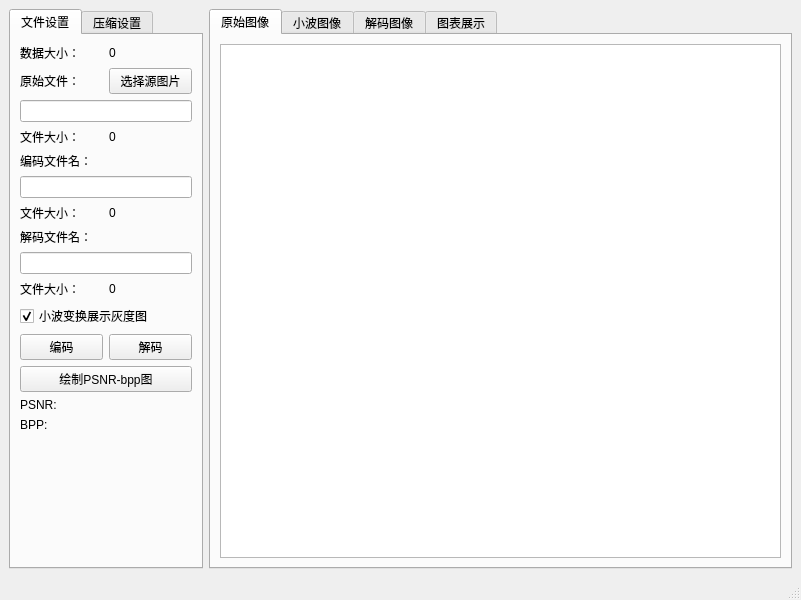
<?xml version="1.0" encoding="UTF-8"?>
<ui version="4.0">
 <class>MainWindow</class>
 <widget class="QMainWindow" name="MainWindow">
  <property name="geometry">
   <rect>
    <x>0</x>
    <y>0</y>
    <width>801</width>
    <height>600</height>
   </rect>
  </property>
  <property name="windowTitle">
   <string>MainWindow</string>
  </property>
  <widget class="QWidget" name="CentralWidget">
   <layout class="QGridLayout" name="gridLayout" columnstretch="1,3">
    <item row="0" column="0">
     <widget class="QTabWidget" name="settingTab">
      <property name="currentIndex">
       <number>0</number>
      </property>
      <widget class="QWidget" name="otherTab">
       <attribute name="icon">
        <iconset theme="tool"/>
       </attribute>
       <attribute name="title">
        <string>文件设置</string>
       </attribute>
       <layout class="QVBoxLayout" name="verticalLayout">
        <item>
         <layout class="QGridLayout" name="fileLayout">
          <item row="2" column="0" colspan="2">
           <widget class="QLineEdit" name="originFileLineEdit"/>
          </item>
          <item row="6" column="1">
           <widget class="QLabel" name="encodedSizeNumberLabel">
            <property name="text">
             <string>0</string>
            </property>
           </widget>
          </item>
          <item row="9" column="1">
           <widget class="QLabel" name="decodedSizeNumberLabel">
            <property name="text">
             <string>0</string>
            </property>
           </widget>
          </item>
          <item row="0" column="1">
           <widget class="QLabel" name="dataSizeNumberLabel">
            <property name="text">
             <string>0</string>
            </property>
           </widget>
          </item>
          <item row="3" column="1">
           <widget class="QLabel" name="originSizeNumberLabel">
            <property name="text">
             <string>0</string>
            </property>
           </widget>
          </item>
          <item row="10" column="0" colspan="2">
           <widget class="QCheckBox" name="grayCheckBox">
            <property name="enabled">
             <bool>true</bool>
            </property>
            <property name="tabletTracking">
             <bool>false</bool>
            </property>
            <property name="text">
             <string>小波变换展示灰度图</string>
            </property>
            <property name="checked">
             <bool>true</bool>
            </property>
           </widget>
          </item>
          <item row="3" column="0">
           <widget class="QLabel" name="originSizeLabel">
            <property name="text">
             <string>文件大小：</string>
            </property>
           </widget>
          </item>
          <item row="8" column="0" colspan="2">
           <widget class="QLineEdit" name="decodedLineEdit"/>
          </item>
          <item row="13" column="0">
           <widget class="QLabel" name="PSNRLabel">
            <property name="text">
             <string>PSNR:</string>
            </property>
           </widget>
          </item>
          <item row="0" column="0">
           <widget class="QLabel" name="dataSizeLabel">
            <property name="text">
             <string>数据大小：</string>
            </property>
           </widget>
          </item>
          <item row="5" column="0" colspan="2">
           <widget class="QLineEdit" name="encodedLineEdit"/>
          </item>
          <item row="11" column="0" colspan="2">
           <layout class="QHBoxLayout" name="buttonLayout">
            <item>
             <widget class="QPushButton" name="encodeButton">
              <property name="text">
               <string>编码</string>
              </property>
             </widget>
            </item>
            <item>
             <widget class="QPushButton" name="decodeButton">
              <property name="text">
               <string>解码</string>
              </property>
             </widget>
            </item>
           </layout>
          </item>
          <item row="1" column="0">
           <widget class="QLabel" name="originFileLabel">
            <property name="text">
             <string>原始文件：</string>
            </property>
           </widget>
          </item>
          <item row="6" column="0">
           <widget class="QLabel" name="encodedSizeLabel">
            <property name="text">
             <string>文件大小：</string>
            </property>
           </widget>
          </item>
          <item row="9" column="0">
           <widget class="QLabel" name="decodedSizeLabel">
            <property name="text">
             <string>文件大小：</string>
            </property>
           </widget>
          </item>
          <item row="4" column="0">
           <widget class="QLabel" name="encodedFileLabel">
            <property name="text">
             <string>编码文件名：</string>
            </property>
           </widget>
          </item>
          <item row="7" column="0">
           <widget class="QLabel" name="decodedFileLabel">
            <property name="text">
             <string>解码文件名：</string>
            </property>
           </widget>
          </item>
          <item row="12" column="0" colspan="2">
           <widget class="QPushButton" name="chartButton">
            <property name="text">
             <string>绘制PSNR-bpp图</string>
            </property>
           </widget>
          </item>
          <item row="1" column="1">
           <widget class="QPushButton" name="selectOriginFileButton">
            <property name="text">
             <string>选择源图片</string>
            </property>
           </widget>
          </item>
          <item row="13" column="1">
           <widget class="QLabel" name="PSNRValueLabel">
            <property name="text">
             <string/>
            </property>
           </widget>
          </item>
          <item row="14" column="0">
           <widget class="QLabel" name="BPPLabel">
            <property name="text">
             <string>BPP:</string>
            </property>
           </widget>
          </item>
          <item row="14" column="1">
           <widget class="QLabel" name="BPPValueLabel">
            <property name="text">
             <string/>
            </property>
           </widget>
          </item>
         </layout>
        </item>
        <item>
         <spacer name="verticalSpacer">
          <property name="orientation">
           <enum>Qt::Orientation::Vertical</enum>
          </property>
          <property name="sizeHint" stdset="0">
           <size>
            <width>20</width>
            <height>40</height>
           </size>
          </property>
         </spacer>
        </item>
       </layout>
      </widget>
      <widget class="QWidget" name="baseTab">
       <attribute name="title">
        <string>压缩设置</string>
       </attribute>
       <layout class="QVBoxLayout" name="verticalLayout_2">
        <item>
         <layout class="QGridLayout" name="tileSizeLayout">
          <item row="2" column="3">
           <widget class="QLineEdit" name="tileSizeMaxLineEdit"/>
          </item>
          <item row="2" column="1">
           <widget class="QLineEdit" name="tileSizeMinLineEdit"/>
          </item>
          <item row="2" column="2">
           <widget class="QLabel" name="tileSizeMaxLabel">
            <property name="text">
             <string>Max:</string>
            </property>
           </widget>
          </item>
          <item row="2" column="0">
           <widget class="QLabel" name="tileSizeMinLabel">
            <property name="text">
             <string>Min:</string>
            </property>
           </widget>
          </item>
          <item row="1" column="0" colspan="4">
           <widget class="QSlider" name="tileSizeHorizontalSlider">
            <property name="orientation">
             <enum>Qt::Orientation::Horizontal</enum>
            </property>
            <property name="tickPosition">
             <enum>QSlider::TickPosition::TicksBelow</enum>
            </property>
            <property name="tickInterval">
             <number>256</number>
            </property>
           </widget>
          </item>
          <item row="0" column="0" colspan="2">
           <widget class="QLabel" name="tileSizeLabel">
            <property name="text">
             <string>分块大小：</string>
            </property>
           </widget>
          </item>
          <item row="0" column="2" colspan="2">
           <widget class="QLineEdit" name="tileSizeLineEdit"/>
          </item>
         </layout>
        </item>
        <item>
         <layout class="QGridLayout" name="qFactorLayout">
          <item row="2" column="2">
           <widget class="QLabel" name="qFactorMaxLabel">
            <property name="text">
             <string>Max:</string>
            </property>
           </widget>
          </item>
          <item row="2" column="0">
           <widget class="QLabel" name="qFactorMinLabel">
            <property name="text">
             <string>Min:</string>
            </property>
           </widget>
          </item>
          <item row="2" column="1">
           <widget class="QLineEdit" name="qFactorMinLineEdit"/>
          </item>
          <item row="2" column="3">
           <widget class="QLineEdit" name="qFactorMaxLineEdit"/>
          </item>
          <item row="0" column="2" colspan="2">
           <widget class="QLineEdit" name="qFactorLineEdit"/>
          </item>
          <item row="1" column="0" colspan="4">
           <widget class="QSlider" name="qFactorHorizontalSlider">
            <property name="orientation">
             <enum>Qt::Orientation::Horizontal</enum>
            </property>
            <property name="tickPosition">
             <enum>QSlider::TickPosition::TicksBelow</enum>
            </property>
            <property name="tickInterval">
             <number>1000</number>
            </property>
           </widget>
          </item>
          <item row="0" column="0" colspan="2">
           <widget class="QLabel" name="qFactorLabel">
            <property name="text">
             <string>量化系数：</string>
            </property>
           </widget>
          </item>
         </layout>
        </item>
        <item>
         <layout class="QGridLayout" name="imageSizeLayout">
          <item row="2" column="1">
           <widget class="QLineEdit" name="heightLineEdit">
            <property name="readOnly">
             <bool>true</bool>
            </property>
           </widget>
          </item>
          <item row="1" column="0">
           <widget class="QLabel" name="widthLabel">
            <property name="text">
             <string>宽（Width）：</string>
            </property>
           </widget>
          </item>
          <item row="1" column="1">
           <widget class="QLineEdit" name="widthLineEdit">
            <property name="readOnly">
             <bool>true</bool>
            </property>
           </widget>
          </item>
          <item row="2" column="0">
           <widget class="QLabel" name="heightLabel">
            <property name="text">
             <string>高（Height）：</string>
            </property>
           </widget>
          </item>
          <item row="0" column="0">
           <widget class="QLabel" name="imageSizeLabel">
            <property name="text">
             <string>图片尺寸：</string>
            </property>
           </widget>
          </item>
         </layout>
        </item>
        <item>
         <spacer name="verticalSpacer_2">
          <property name="orientation">
           <enum>Qt::Orientation::Vertical</enum>
          </property>
          <property name="sizeHint" stdset="0">
           <size>
            <width>20</width>
            <height>40</height>
           </size>
          </property>
         </spacer>
        </item>
       </layout>
      </widget>
     </widget>
    </item>
    <item row="0" column="1">
     <widget class="QTabWidget" name="imageTab">
      <property name="currentIndex">
       <number>0</number>
      </property>
      <widget class="QWidget" name="originTab">
       <attribute name="title">
        <string>原始图像</string>
       </attribute>
       <layout class="QHBoxLayout" name="horizontalLayout">
        <item>
         <widget class="QGraphicsView" name="originGraphicsView"/>
        </item>
       </layout>
      </widget>
      <widget class="QWidget" name="waveletTab">
       <attribute name="title">
        <string>小波图像</string>
       </attribute>
       <layout class="QGridLayout" name="gridLayout_2">
        <item row="0" column="0">
         <widget class="QGraphicsView" name="waveGraphicsView"/>
        </item>
       </layout>
      </widget>
      <widget class="QWidget" name="decodedTab">
       <attribute name="title">
        <string>解码图像</string>
       </attribute>
       <layout class="QHBoxLayout" name="horizontalLayout_3">
        <item>
         <widget class="QGraphicsView" name="decodedGraphicsView"/>
        </item>
       </layout>
      </widget>
      <widget class="QWidget" name="graphTab">
       <attribute name="title">
        <string>图表展示</string>
       </attribute>
       <layout class="QHBoxLayout" name="horizontalLayout_4"/>
      </widget>
     </widget>
    </item>
   </layout>
   <zorder>imageTab</zorder>
   <zorder>settingTab</zorder>
  </widget>
  <widget class="QMenuBar" name="menubar">
   <property name="geometry">
    <rect>
     <x>0</x>
     <y>0</y>
     <width>801</width>
     <height>33</height>
    </rect>
   </property>
  </widget>
  <widget class="QStatusBar" name="statusbar"/>
 </widget>
 <resources/>
 <connections/>
</ui>
